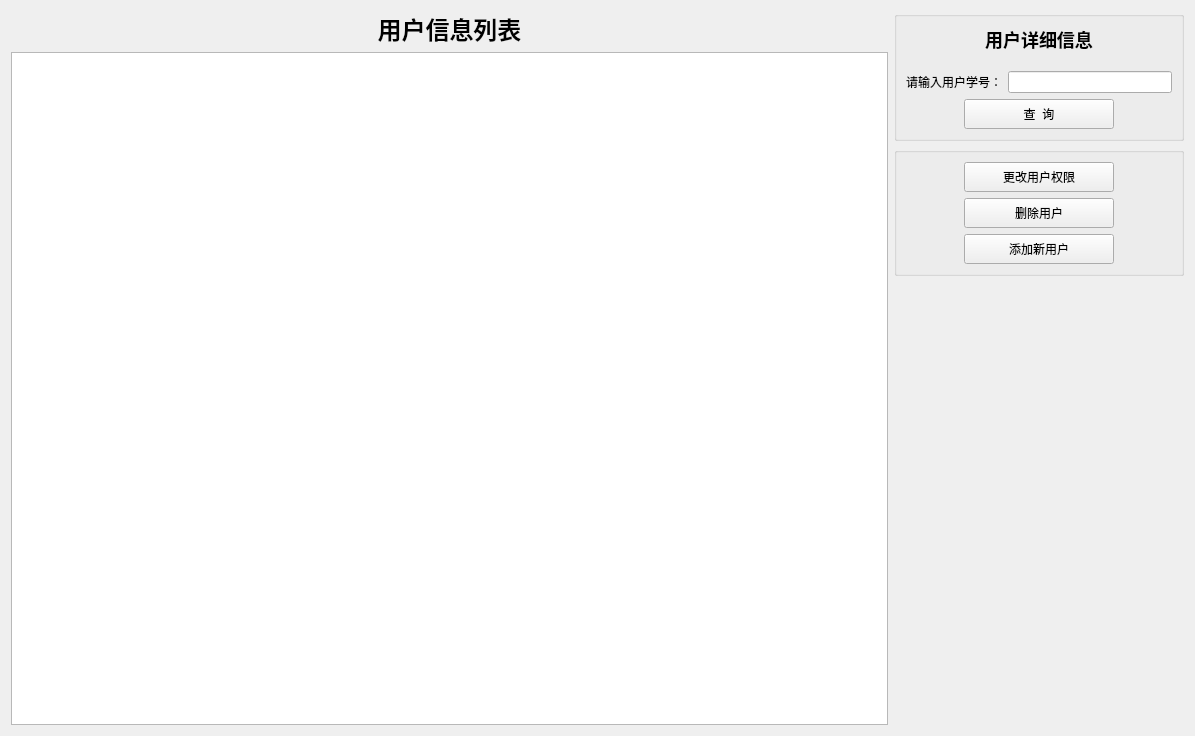
<?xml version="1.0" encoding="UTF-8"?>
<ui version="4.0">
 <class>UserManagementWidget</class>
 <widget class="QWidget" name="UserManagementWidget">
  <property name="geometry">
   <rect>
    <x>0</x>
    <y>0</y>
    <width>1195</width>
    <height>736</height>
   </rect>
  </property>
  <property name="minimumSize">
   <size>
    <width>1195</width>
    <height>736</height>
   </size>
  </property>
  <property name="maximumSize">
   <size>
    <width>1195</width>
    <height>736</height>
   </size>
  </property>
  <property name="windowTitle">
   <string>Form</string>
  </property>
  <layout class="QGridLayout" name="gridLayout_3">
   <item row="0" column="0" rowspan="3">
    <layout class="QVBoxLayout" name="verticalLayout">
     <item>
      <widget class="QLabel" name="label">
       <property name="text">
        <string>&lt;h1&gt;用户信息列表&lt;/h1&gt;</string>
       </property>
       <property name="alignment">
        <set>Qt::AlignCenter</set>
       </property>
      </widget>
     </item>
     <item>
      <widget class="QTableWidget" name="tableWidget"/>
     </item>
    </layout>
   </item>
   <item row="0" column="1">
    <widget class="QGroupBox" name="groupBox">
     <property name="minimumSize">
      <size>
       <width>290</width>
       <height>130</height>
      </size>
     </property>
     <property name="maximumSize">
      <size>
       <width>290</width>
       <height>130</height>
      </size>
     </property>
     <property name="sizeIncrement">
      <size>
       <width>0</width>
       <height>0</height>
      </size>
     </property>
     <property name="title">
      <string/>
     </property>
     <layout class="QGridLayout" name="gridLayout_2">
      <item row="0" column="0" colspan="3">
       <layout class="QHBoxLayout" name="horizontalLayout_2">
        <item>
         <spacer name="horizontalSpacer">
          <property name="orientation">
           <enum>Qt::Horizontal</enum>
          </property>
          <property name="sizeHint" stdset="0">
           <size>
            <width>40</width>
            <height>20</height>
           </size>
          </property>
         </spacer>
        </item>
        <item>
         <widget class="QLabel" name="label_2">
          <property name="minimumSize">
           <size>
            <width>0</width>
            <height>0</height>
           </size>
          </property>
          <property name="maximumSize">
           <size>
            <width>290</width>
            <height>16777215</height>
           </size>
          </property>
          <property name="text">
           <string>&lt;html&gt;&lt;head/&gt;&lt;body&gt;&lt;p&gt;&lt;span style=&quot; font-size:x-large; font-weight:600;&quot;&gt;用户详细信息&lt;/span&gt;&lt;/p&gt;&lt;/body&gt;&lt;/html&gt;</string>
          </property>
          <property name="alignment">
           <set>Qt::AlignCenter</set>
          </property>
         </widget>
        </item>
        <item>
         <spacer name="horizontalSpacer_4">
          <property name="orientation">
           <enum>Qt::Horizontal</enum>
          </property>
          <property name="sizeHint" stdset="0">
           <size>
            <width>40</width>
            <height>20</height>
           </size>
          </property>
         </spacer>
        </item>
       </layout>
      </item>
      <item row="1" column="1">
       <spacer name="verticalSpacer_2">
        <property name="orientation">
         <enum>Qt::Vertical</enum>
        </property>
        <property name="sizeHint" stdset="0">
         <size>
          <width>20</width>
          <height>1</height>
         </size>
        </property>
       </spacer>
      </item>
      <item row="2" column="0" colspan="3">
       <layout class="QHBoxLayout" name="horizontalLayout">
        <item>
         <widget class="QLabel" name="label_userID">
          <property name="maximumSize">
           <size>
            <width>16777215</width>
            <height>16777215</height>
           </size>
          </property>
          <property name="text">
           <string>请输入用户学号：</string>
          </property>
         </widget>
        </item>
        <item>
         <widget class="QLineEdit" name="LineEdit_userID">
          <property name="maximumSize">
           <size>
            <width>16777215</width>
            <height>16777215</height>
           </size>
          </property>
         </widget>
        </item>
       </layout>
      </item>
      <item row="3" column="0">
       <spacer name="horizontalSpacer_3">
        <property name="orientation">
         <enum>Qt::Horizontal</enum>
        </property>
        <property name="sizeHint" stdset="0">
         <size>
          <width>48</width>
          <height>20</height>
         </size>
        </property>
       </spacer>
      </item>
      <item row="3" column="1">
       <widget class="QPushButton" name="Button_Search">
        <property name="minimumSize">
         <size>
          <width>150</width>
          <height>30</height>
         </size>
        </property>
        <property name="maximumSize">
         <size>
          <width>150</width>
          <height>30</height>
         </size>
        </property>
        <property name="text">
         <string>查  询</string>
        </property>
       </widget>
      </item>
      <item row="3" column="2">
       <spacer name="horizontalSpacer_2">
        <property name="orientation">
         <enum>Qt::Horizontal</enum>
        </property>
        <property name="sizeHint" stdset="0">
         <size>
          <width>48</width>
          <height>20</height>
         </size>
        </property>
       </spacer>
      </item>
     </layout>
    </widget>
   </item>
   <item row="1" column="1">
    <widget class="QGroupBox" name="groupBox_2">
     <property name="minimumSize">
      <size>
       <width>290</width>
       <height>0</height>
      </size>
     </property>
     <property name="maximumSize">
      <size>
       <width>290</width>
       <height>16777215</height>
      </size>
     </property>
     <property name="title">
      <string/>
     </property>
     <layout class="QGridLayout" name="gridLayout">
      <item row="0" column="0">
       <widget class="QPushButton" name="Button_changePri">
        <property name="minimumSize">
         <size>
          <width>150</width>
          <height>30</height>
         </size>
        </property>
        <property name="maximumSize">
         <size>
          <width>150</width>
          <height>30</height>
         </size>
        </property>
        <property name="text">
         <string>更改用户权限</string>
        </property>
       </widget>
      </item>
      <item row="1" column="0">
       <widget class="QPushButton" name="Button_deleteUser">
        <property name="minimumSize">
         <size>
          <width>150</width>
          <height>30</height>
         </size>
        </property>
        <property name="maximumSize">
         <size>
          <width>150</width>
          <height>30</height>
         </size>
        </property>
        <property name="text">
         <string>删除用户</string>
        </property>
       </widget>
      </item>
      <item row="2" column="0">
       <widget class="QPushButton" name="Button_addUser">
        <property name="minimumSize">
         <size>
          <width>150</width>
          <height>30</height>
         </size>
        </property>
        <property name="maximumSize">
         <size>
          <width>150</width>
          <height>30</height>
         </size>
        </property>
        <property name="text">
         <string>添加新用户</string>
        </property>
       </widget>
      </item>
     </layout>
    </widget>
   </item>
   <item row="2" column="1">
    <spacer name="verticalSpacer">
     <property name="orientation">
      <enum>Qt::Vertical</enum>
     </property>
     <property name="sizeHint" stdset="0">
      <size>
       <width>20</width>
       <height>439</height>
      </size>
     </property>
    </spacer>
   </item>
  </layout>
 </widget>
 <resources/>
 <connections/>
</ui>
